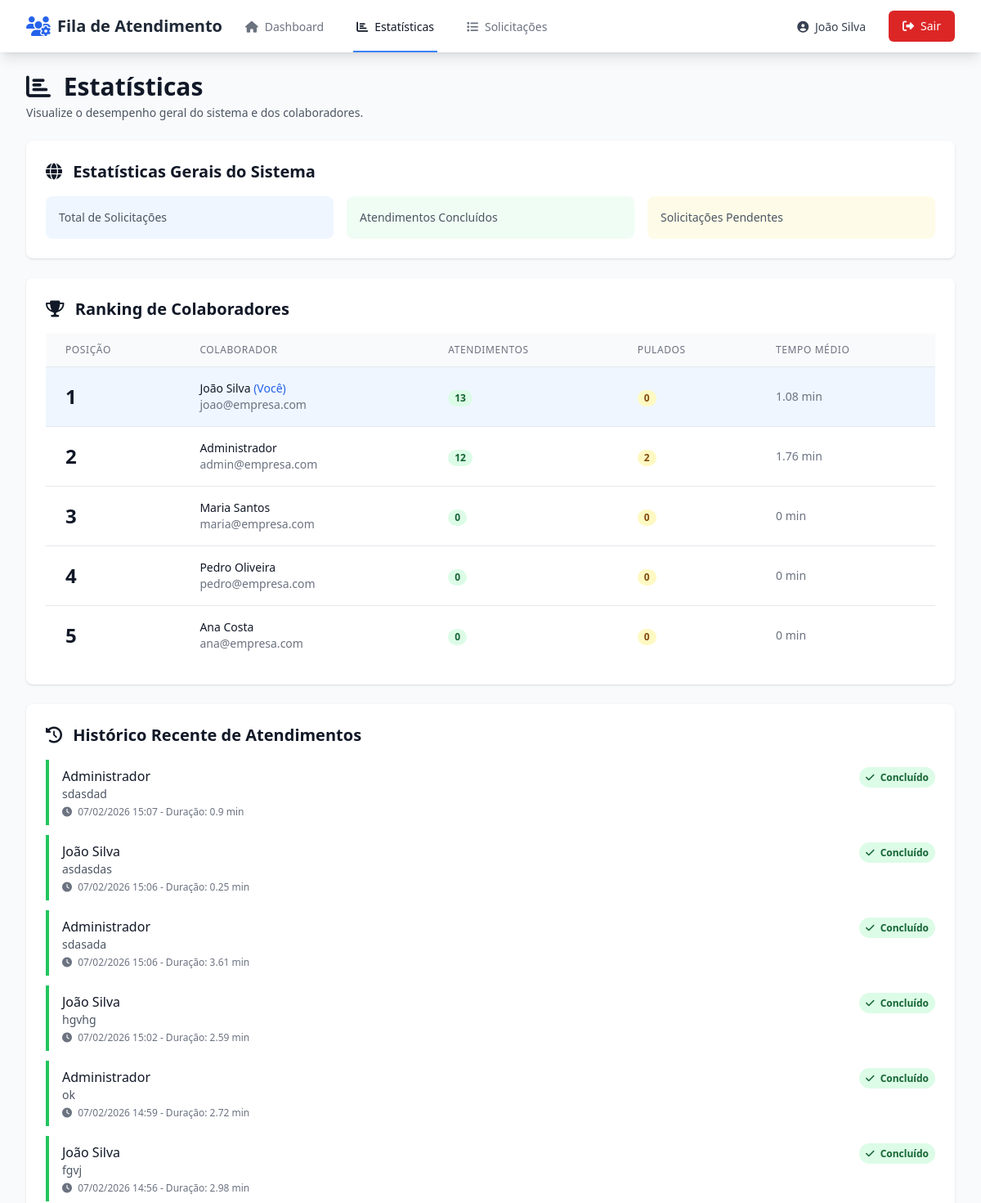
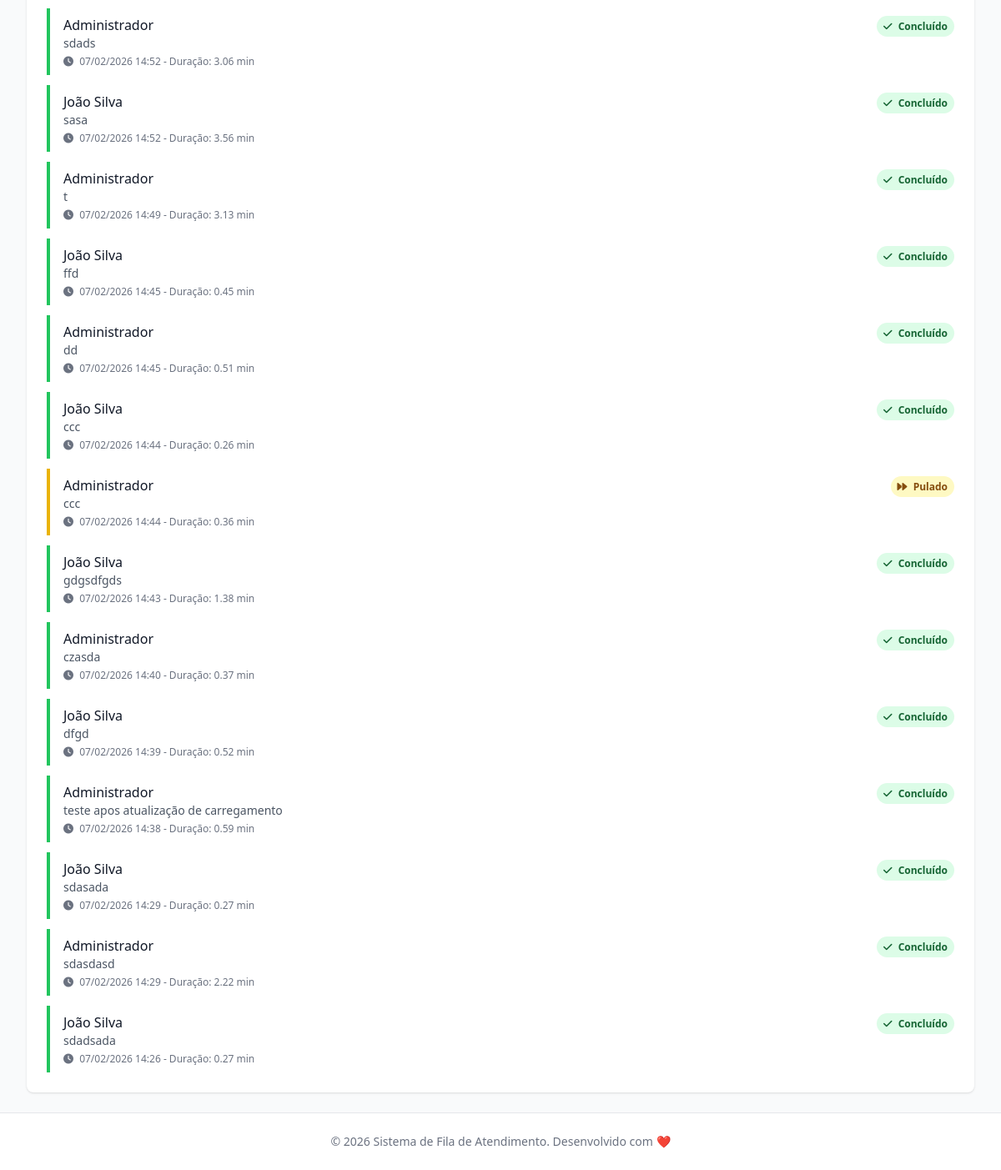
The app's page /estatisticas (signed in) with its own data (2 pictures, top to bottom).
### app/models.py (models this page shows, shortened)
class Colaborador(UserMixin, db.Model):
    __tablename__ = 'colaboradores'
    id = db.Column(db.Integer, primary_key=True)
    nome = db.Column(db.String(100), nullable=False)
    email = db.Column(db.String(120), unique=True, nullable=False, index=True)
    senha_hash = db.Column(db.String(255), nullable=False)
    esta_disponivel = db.Column(db.Boolean, default=False)
    esta_em_atendimento = db.Column(db.Boolean, default=False)
    posicao_fila = db.Column(db.Integer, nullable=True)
    criado_em = db.Column(db.DateTime, default=datetime.utcnow)
    atualizado_em = db.Column(db.DateTime, default=datetime.utcnow, onupdate=datetime.utcnow)
    atendimentos = db.relationship('Atendimento', backref='colaborador', lazy='dynamic')
    def get_estatisticas(self):
        atendimentos_concluidos = self.atendimentos.filter_by(status='concluido').all()
        atendimentos_pulados = self.atendimentos.filter_by(foi_pulado=True).count()
        total_atendimentos = len(atendimentos_concluidos)
        if total_atendimentos > 0:
            tempo_total = sum([a.duracao.total_seconds() for a in atendimentos_concluidos if a.duracao])
            tempo_medio = tempo_total / total_atendimentos / 60  # em minutos
        else:
            tempo_medio = 0
        return {
            'total_atendimentos': total_atendimentos,
            'total_pulados': atendimentos_pulados,
            'tempo_medio_minutos': round(tempo_medio, 2)
        }

class Atendimento(db.Model):
    __tablename__ = 'atendimentos'
    id = db.Column(db.Integer, primary_key=True)
    solicitacao_id = db.Column(db.Integer, db.ForeignKey('solicitacoes.id'), nullable=False)
    colaborador_id = db.Column(db.Integer, db.ForeignKey('colaboradores.id'), nullable=False)
    status = db.Column(db.String(20), default='em_atendimento')
    inicio = db.Column(db.DateTime, default=datetime.utcnow)
    fim = db.Column(db.DateTime, nullable=True)
    duracao = db.Column(db.Interval, nullable=True)
    foi_pulado = db.Column(db.Boolean, default=False)
    foi_timeout = db.Column(db.Boolean, default=False)
    observacoes = db.Column(db.Text)
    def get_duracao_minutos(self):
        if self.duracao:
            return round(self.duracao.total_seconds() / 60, 2)
        elif self.inicio:
            duracao_atual = datetime.utcnow() - self.inicio
            return round(duracao_atual.total_seconds() / 60, 2)
        return 0

class Solicitacao(db.Model):
    __tablename__ = 'solicitacoes'
    id = db.Column(db.Integer, primary_key=True)
    descricao = db.Column(db.Text, nullable=False)
    cliente_nome = db.Column(db.String(100))
    cliente_telefone = db.Column(db.String(20))
    status = db.Column(db.String(20), default='pendente', index=True)
    criado_em = db.Column(db.DateTime, default=datetime.utcnow, index=True)
    atualizado_em = db.Column(db.DateTime, default=datetime.utcnow, onupdate=datetime.utcnow)
    atendimentos = db.relationship('Atendimento', backref='solicitacao', lazy='dynamic')

### app/routes.py (the view)
@main_bp.route('/estatisticas')
@login_required
def estatisticas():
    stats_gerais = GerenciadorFila.obter_estatisticas_gerais()
    colaboradores = Colaborador.query.all()
    ranking = []
    for colaborador in colaboradores:
        stats = colaborador.get_estatisticas()
        ranking.append({
            'colaborador': colaborador,
            'total_atendimentos': stats['total_atendimentos'],
            'total_pulados': stats['total_pulados'],
            'tempo_medio': stats['tempo_medio_minutos']
        })
    ranking.sort(key=lambda x: x['total_atendimentos'], reverse=True)
    historico = Atendimento.query.filter(
        Atendimento.status.in_(['concluido', 'pulado', 'timeout'])
    ).order_by(Atendimento.fim.desc()).limit(20).all()
    return render_template(
        'estatisticas.html',
        stats_gerais=stats_gerais,
        ranking=ranking,
        historico=historico
    )

### app/templates/estatisticas.html (shortened to what this page needs)
{% extends "base.html" %}
{% block content %}
<div class="max-w-7xl mx-auto px-4 sm:px-6 lg:px-8">
    <div class="mb-6">
        <h1 class="text-3xl font-bold text-gray-900">
            <i class="fas fa-chart-bar mr-2"></i>
            Estatísticas
        </h1>
        <p class="mt-1 text-sm text-gray-600">
            Visualize o desempenho geral do sistema e dos colaboradores.
        </p>
    </div>
    <div class="bg-white shadow rounded-lg p-6 mb-6">
        <h2 class="text-xl font-semibold text-gray-900 mb-4">
            <i class="fas fa-globe mr-2"></i>
            Estatísticas Gerais do Sistema
        </h2>
        <div class="grid grid-cols-1 md:grid-cols-3 gap-4">
            <div class="bg-blue-50 p-4 rounded-lg">
                <p class="text-sm text-gray-600">Total de Solicitações</p>
            </div>
            <div class="bg-green-50 p-4 rounded-lg">
                <p class="text-sm text-gray-600">Atendimentos Concluídos</p>
            </div>
            <div class="bg-yellow-50 p-4 rounded-lg">
                <p class="text-sm text-gray-600">Solicitações Pendentes</p>
            </div>
        </div>
    </div>
    <div class="bg-white shadow rounded-lg p-6 mb-6">
        <h2 class="text-xl font-semibold text-gray-900 mb-4">
            <i class="fas fa-trophy mr-2"></i>
            Ranking de Colaboradores
        </h2>
        <div class="overflow-x-auto">
            <table class="min-w-full divide-y divide-gray-200">
                <thead class="bg-gray-50">
                    <tr>
                        <th class="px-6 py-3 text-left text-xs font-medium text-gray-500 uppercase tracking-wider">
                            Posição
                        </th>
                        <th class="px-6 py-3 text-left text-xs font-medium text-gray-500 uppercase tracking-wider">
                            Colaborador
                        </th>
                        <th class="px-6 py-3 text-left text-xs font-medium text-gray-500 uppercase tracking-wider">
                            Atendimentos
                        </th>
                        <th class="px-6 py-3 text-left text-xs font-medium text-gray-500 uppercase tracking-wider">
                            Pulados
                        </th>
                        <th class="px-6 py-3 text-left text-xs font-medium text-gray-500 uppercase tracking-wider">
                            Tempo Médio
                        </th>
                    </tr>
                </thead>
                <tbody class="bg-white divide-y divide-gray-200">
                    {% for item in ranking %}
                    <tr class="{% if item.colaborador.id == current_user.id %}bg-blue-50{% endif %}">
                        <td class="px-6 py-4 whitespace-nowrap">
                            <span class="text-2xl font-bold text-gray-900">{{ loop.index }}</span>
                        </td>
                        <td class="px-6 py-4 whitespace-nowrap">
                            <div class="flex items-center">
                                <div>
                                    <div class="text-sm font-medium text-gray-900">
                                        {{ item.colaborador.nome }}
                                        {% if item.colaborador.id == current_user.id %}
                                            <span class="text-blue-600">(Você)</span>
                                        {% endif %}
                                    </div>
                                    <div class="text-sm text-gray-500">{{ item.colaborador.email }}</div>
                                </div>
                            </div>
                        </td>
                        <td class="px-6 py-4 whitespace-nowrap">
                            <span class="px-2 inline-flex text-xs leading-5 font-semibold rounded-full bg-green-100 text-green-800">
                                {{ item.total_atendimentos }}
                            </span>
                        </td>
                        <td class="px-6 py-4 whitespace-nowrap">
                            <span class="px-2 inline-flex text-xs leading-5 font-semibold rounded-full bg-yellow-100 text-yellow-800">
                                {{ item.total_pulados }}
                            </span>
                        </td>
                        <td class="px-6 py-4 whitespace-nowrap text-sm text-gray-500">
                            {{ item.tempo_medio }} min
                        </td>
                    </tr>
                    {% endfor %}
                </tbody>
            </table>
        </div>
    </div>
    <div class="bg-white shadow rounded-lg p-6">
        <h2 class="text-xl font-semibold text-gray-900 mb-4">
            <i class="fas fa-history mr-2"></i>
            Histórico Recente de Atendimentos
        </h2>
        <div class="space-y-3">
            {% for atendimento in historico %}
            <div class="border-l-4 {% if atendimento.status == 'concluido' %}border-green-500{% elif atendimento.status == 'pulado' %}border-yellow-500{% else %}border-red-500{% endif %} pl-4 py-2">
                <div class="flex justify-between items-start">
                    <div>
                        <p class="font-medium text-gray-900">
                            {{ atendimento.colaborador.nome }}
                        </p>
                        <p class="text-sm text-gray-600">
                            {{ atendimento.solicitacao.descricao[:100] }}{% if atendimento.solicitacao.descricao|length > 100 %}...{% endif %}
                        </p>
                        <p class="text-xs text-gray-500 mt-1">
                            <i class="fas fa-clock mr-1"></i>
                            {{ atendimento.fim.strftime('%d/%m/%Y %H:%M') }} -
                            Duração: {{ atendimento.get_duracao_minutos() }} min
                        </p>
                    </div>
                    <div>
                        {% if atendimento.status == 'concluido' %}
                            <span class="px-2 py-1 text-xs font-semibold rounded-full bg-green-100 text-green-800">
                                <i class="fas fa-check mr-1"></i> Concluído
                            </span>
                        {% elif atendimento.status == 'pulado' %}
                            <span class="px-2 py-1 text-xs font-semibold rounded-full bg-yellow-100 text-yellow-800">
                                <i class="fas fa-forward mr-1"></i> Pulado
                            </span>
                        {% else %}
                            <span class="px-2 py-1 text-xs font-semibold rounded-full bg-red-100 text-red-800">
                                <i class="fas fa-clock mr-1"></i> Timeout
                            </span>
                        {% endif %}
                    </div>
                </div>
            </div>
            {% endfor %}
        </div>
    </div>
</div>
{% endblock %}

### app/templates/base.html (shortened to what this page needs)
<!DOCTYPE html>
<html lang="pt-BR">
<head>
    <script src="https://cdn.tailwindcss.com"></script>
    <link rel="stylesheet" href="https://cdnjs.cloudflare.com/ajax/libs/font-awesome/6.4.0/css/all.min.css">
    <link rel="stylesheet" href="{{ url_for('static', filename='css/style.css') }}">
</head>
<body class="bg-gray-50 min-h-screen">
    {% if current_user.is_authenticated %}
    <nav class="bg-white shadow-lg">
        <div class="max-w-7xl mx-auto px-4 sm:px-6 lg:px-8">
            <div class="flex justify-between h-16">
                <div class="flex">
                    <div class="flex-shrink-0 flex items-center">
                        <i class="fas fa-users-cog text-blue-600 text-2xl mr-2"></i>
                        <span class="font-bold text-xl text-gray-800">Fila de Atendimento</span>
                    </div>
                    <div class="hidden sm:ml-6 sm:flex sm:space-x-8">
                        <a href="{{ url_for('main.dashboard') }}"
                           class="{% if request.endpoint == 'main.dashboard' %}border-blue-500 text-gray-900{% else %}border-transparent text-gray-500 hover:border-gray-300 hover:text-gray-700{% endif %} inline-flex items-center px-1 pt-1 border-b-2 text-sm font-medium">
                            <i class="fas fa-home mr-2"></i> Dashboard
                        </a>
                        <a href="{{ url_for('main.estatisticas') }}"
                           class="{% if request.endpoint == 'main.estatisticas' %}border-blue-500 text-gray-900{% else %}border-transparent text-gray-500 hover:border-gray-300 hover:text-gray-700{% endif %} inline-flex items-center px-1 pt-1 border-b-2 text-sm font-medium">
                            <i class="fas fa-chart-bar mr-2"></i> Estatísticas
                        </a>
                        <a href="{{ url_for('main.listar_solicitacoes') }}"
                           class="{% if request.endpoint == 'main.listar_solicitacoes' %}border-blue-500 text-gray-900{% else %}border-transparent text-gray-500 hover:border-gray-300 hover:text-gray-700{% endif %} inline-flex items-center px-1 pt-1 border-b-2 text-sm font-medium">
                            <i class="fas fa-list mr-2"></i> Solicitações
                        </a>
                    </div>
                </div>
                <div class="flex items-center">
                    <div class="flex-shrink-0">
                        <span class="text-gray-700 text-sm mr-4">
                            <i class="fas fa-user-circle mr-1"></i>
                            {{ current_user.nome }}
                        </span>
                    </div>
                    <div class="ml-3">
                        <a href="{{ url_for('auth.logout') }}"
                           class="inline-flex items-center px-4 py-2 border border-transparent text-sm font-medium rounded-md text-white bg-red-600 hover:bg-red-700 focus:outline-none focus:ring-2 focus:ring-offset-2 focus:ring-red-500">
                            <i class="fas fa-sign-out-alt mr-2"></i> Sair
                        </a>
                    </div>
                </div>
            </div>
        </div>
    </nav>
    {% endif %}
    <main class="{% if current_user.is_authenticated %}py-6{% endif %}">
        {% block content %}{% endblock %}
    </main>
    <footer class="bg-white border-t border-gray-200 mt-auto">
        <div class="max-w-7xl mx-auto py-6 px-4 sm:px-6 lg:px-8">
            <p class="text-center text-gray-500 text-sm">
                © 2026 Sistema de Fila de Atendimento. Desenvolvido com ❤️
            </p>
        </div>
    </footer>
</body>
</html>

### app/static/css/style.css (style rules this page uses)
* { transition-property: background-color, border-color, color, fill, stroke; transition-timing-function: cubic-bezier(0.4, 0, 0.2, 1); transition-duration: 150ms; }

### records on screen
Colaborador: nome "João Silva", colaborador.nome "João Silva", colaborador.email "joao@empresa.com"
Colaborador: colaborador.nome "Administrador", colaborador.email "admin@empresa.com"
Colaborador: colaborador.nome "Maria Santos", colaborador.email "maria@empresa.com"
Colaborador: colaborador.nome "Pedro Oliveira", colaborador.email "pedro@empresa.com"
Colaborador: colaborador.nome "Ana Costa", colaborador.email "ana@empresa.com"
Atendimento: colaborador.nome "Administrador", solicitacao "sdasdad", fim "07/02/2026 15:07", get_duracao_minutos "0.9", status "concluido" (drawn)
Atendimento: colaborador.nome "João Silva", solicitacao "asdasdas", fim "07/02/2026 15:06", get_duracao_minutos "0.25", status "concluido" (drawn)
Atendimento: colaborador.nome "Administrador", solicitacao "sdasada", fim "07/02/2026 15:06", get_duracao_minutos "3.61", status "concluido" (drawn)
Atendimento: colaborador.nome "João Silva", solicitacao "hgvhg", fim "07/02/2026 15:02", get_duracao_minutos "2.59", status "concluido" (drawn)
Atendimento: colaborador.nome "Administrador", solicitacao "ok", fim "07/02/2026 14:59", get_duracao_minutos "2.72", status "concluido" (drawn)
Atendimento: colaborador.nome "João Silva", solicitacao "fgvj", fim "07/02/2026 14:56", get_duracao_minutos "2.98", status "concluido" (drawn)
Atendimento: colaborador.nome "Administrador", solicitacao "sdads", fim "07/02/2026 14:52", get_duracao_minutos "3.06", status "concluido" (drawn)
Atendimento: colaborador.nome "João Silva", solicitacao "sasa", fim "07/02/2026 14:52", get_duracao_minutos "3.56", status "concluido" (drawn)
Atendimento: colaborador.nome "Administrador", solicitacao "t", fim "07/02/2026 14:49", get_duracao_minutos "3.13", status "concluido" (drawn)
Atendimento: colaborador.nome "João Silva", solicitacao "ffd", fim "07/02/2026 14:45", get_duracao_minutos "0.45", status "concluido" (drawn)
Atendimento: colaborador.nome "Administrador", solicitacao "dd", fim "07/02/2026 14:45", get_duracao_minutos "0.51", status "concluido" (drawn)
Atendimento: colaborador.nome "João Silva", solicitacao "ccc", fim "07/02/2026 14:44", get_duracao_minutos "0.26", status "concluido" (drawn)
Atendimento: colaborador.nome "Administrador", solicitacao "ccc", fim "07/02/2026 14:44", get_duracao_minutos "0.36", status "pulado" (drawn)
Atendimento: colaborador.nome "João Silva", solicitacao "gdgsdfgds", fim "07/02/2026 14:43", get_duracao_minutos "1.38", status "concluido" (drawn)
Atendimento: colaborador.nome "Administrador", solicitacao "czasda", fim "07/02/2026 14:40", get_duracao_minutos "0.37", status "concluido" (drawn)
Atendimento: colaborador.nome "João Silva", solicitacao "dfgd", fim "07/02/2026 14:39", get_duracao_minutos "0.52", status "concluido" (drawn)
Atendimento: colaborador.nome "Administrador", solicitacao "teste apos atualização de carregamento", fim "07/02/2026 14:38", get_duracao_minutos "0.59", status "concluido" (drawn)
Atendimento: colaborador.nome "João Silva", solicitacao "sdasada", fim "07/02/2026 14:29", get_duracao_minutos "0.27", status "concluido" (drawn)
Atendimento: colaborador.nome "Administrador", solicitacao "sdasdasd", fim "07/02/2026 14:29", get_duracao_minutos "2.22", status "concluido" (drawn)
Atendimento: colaborador.nome "João Silva", solicitacao "sdadsada", fim "07/02/2026 14:26", get_duracao_minutos "0.27", status "concluido" (drawn)

### other values on screen
{{ item.total_atendimentos }} "13" "12" "0" "0" "0"
{{ item.total_pulados }} "0" "2" "0" "0" "0"
{{ item.tempo_medio }} "1.08" "1.76" "0" "0" "0"
